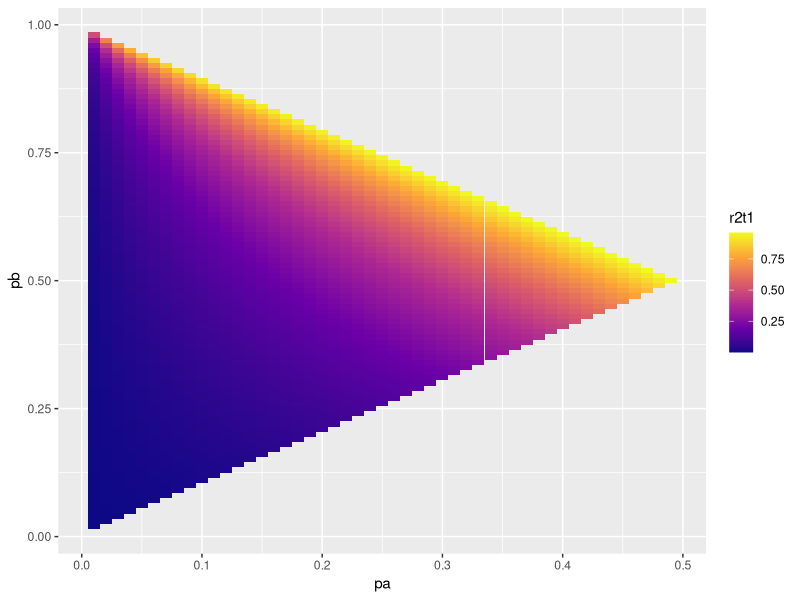
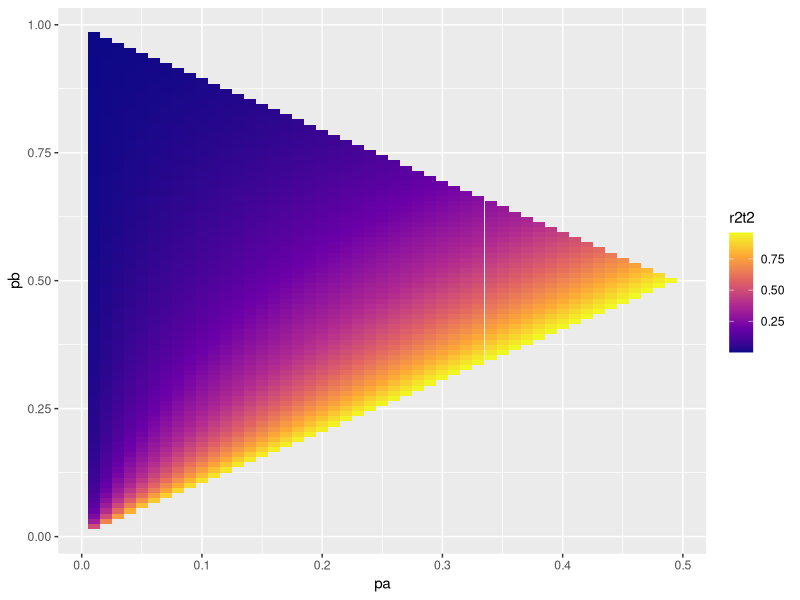
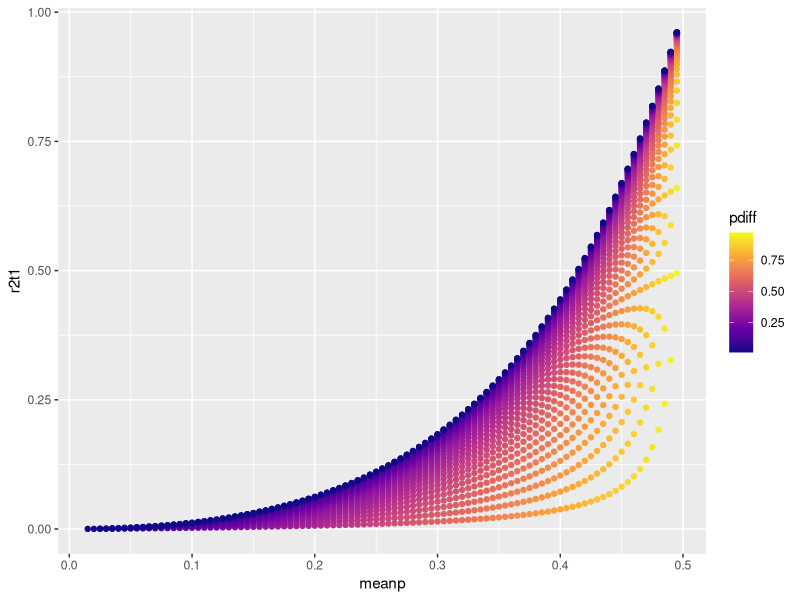
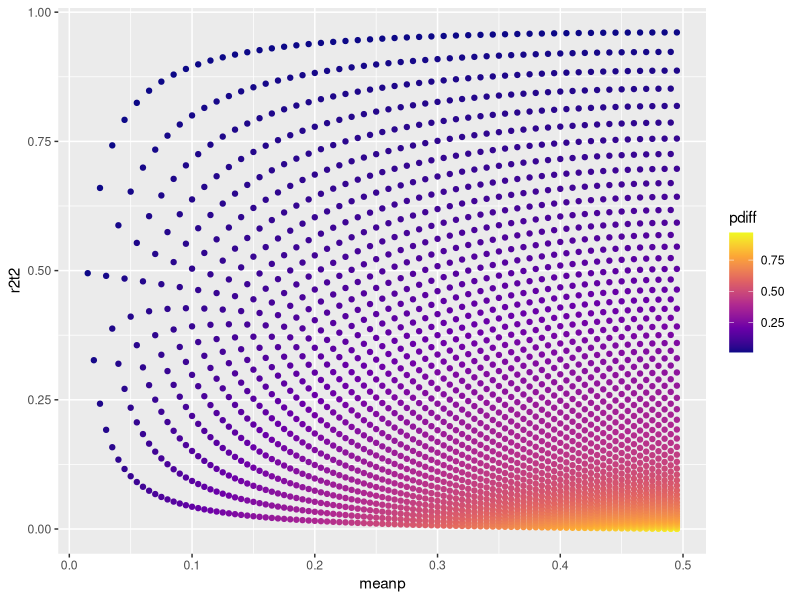
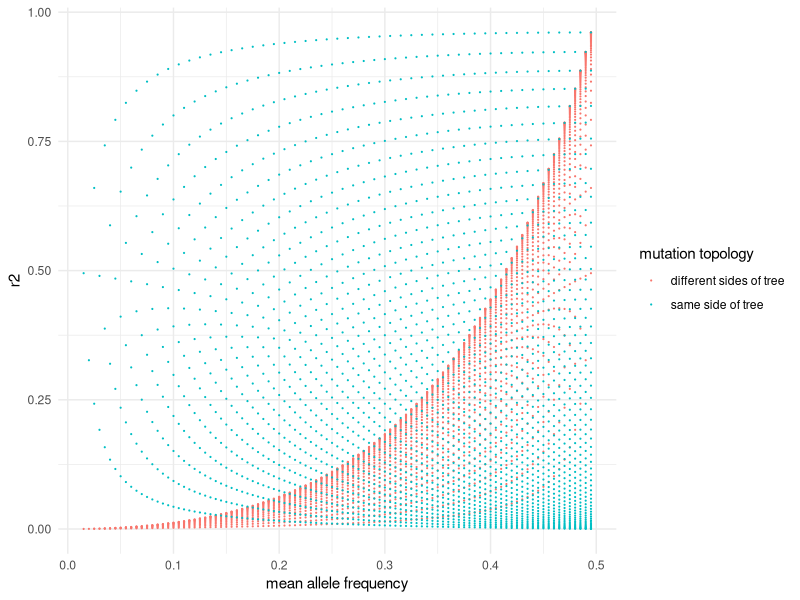
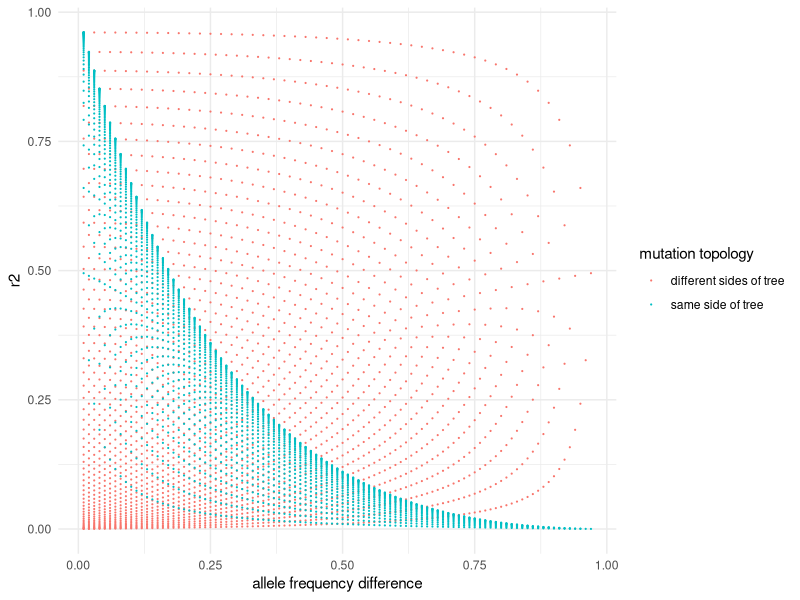
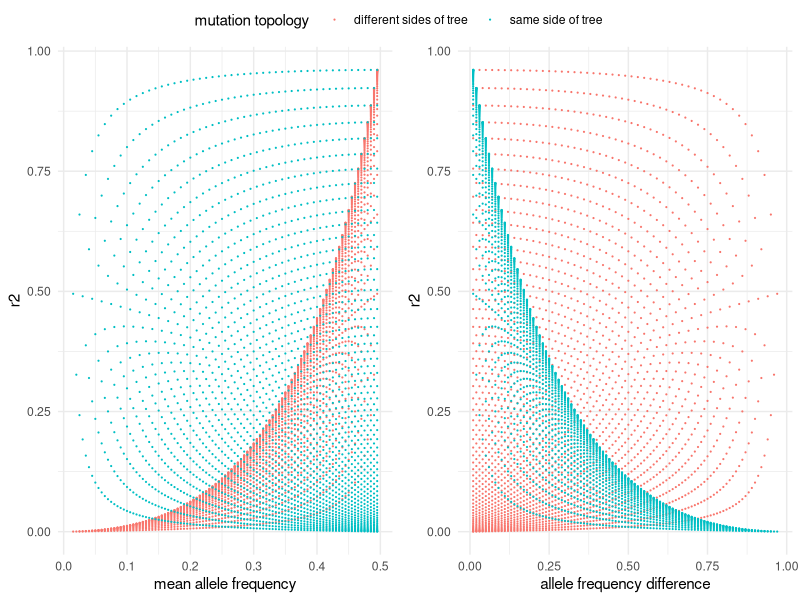

Generate these figures, in order, with R:
## ---- chunk 1
library(tidyverse)
library(gridExtra)
library(ggpubr)
## ---- chunk 2
pas <- seq(0.01,0.99,0.01)
pbs <- seq(0.01,0.99,0.01)

# calculate r2 when the two mutations fall on different sides of the tree
calc_r2_t1 <- function(pa,pb){
  r2 <- (pa*pb)/((1-pa)*(1-pb))
  return(r2)
}
# calculate r2 when the two mutations fall on the same side of the tree
# (one above the other)
calc_r2_t2 <- function(pa,pb){
  r2 <- (pa*(1-pb))/((1-pa)*pb)
  return(r2)
}

calc_r2_t1(0.1,0.4)
calc_r2_t2(0.1,0.4)
## ---- chunk 3
rs <- expand_grid(pa=pas,pb=pbs) %>%
  filter(pa+pb<1,pa<pb) %>% # let's take b to be the most frequent mutation
  rowwise() %>%
  mutate(r2t1=calc_r2_t1(pa,pb),
         r2t2=calc_r2_t2(pa,pb),
         meanp=(pa+pb)/2,
         pdiff=pb-pa) %>%
  ungroup()

head(rs)
## ---- chunk 4
p1 <- rs %>% 
  ggplot(aes(x=pa,y=pb,fill=r2t1)) +
  geom_tile(size=0.2) +
  scale_fill_viridis_c(option = "plasma") 
p2 <- rs %>% 
  ggplot(aes(x=pa,y=pb,fill=r2t2)) +
  geom_tile(size=0.2) +
  scale_fill_viridis_c(option = "plasma") 
## ---- chunk 5
p1
## ---- chunk 6
p2
## ---- chunk 7
rs %>% 
  ggplot(aes(x=meanp,y=r2t1,col=pdiff)) +
  geom_point() + scale_color_viridis_c(option = "plasma") 
## ---- chunk 8
rs %>% 
  ggplot(aes(x=meanp,y=r2t2,col=pdiff)) +
  geom_point() + scale_color_viridis_c(option = "plasma") 
## ---- chunk 9
(rs %>% 
  ggplot(aes(x=meanp)) +
  geom_point(aes(y=r2t1,col="different sides of tree"),size=0.1) +
  geom_point(aes(y=r2t2,col="same side of tree"),size=0.1) +
  labs(x="mean allele frequency",
     y="r2",
     col="mutation topology") +
  theme_minimal() -> p1)
## ---- chunk 10
(rs %>% 
  ggplot(aes(x=pdiff)) +
  geom_point(aes(y=r2t1,col="different sides of tree"),size=0.1) +
  geom_point(aes(y=r2t2,col="same side of tree"),size=0.1) +
  labs(x="allele frequency difference",
       y="r2",
       col="mutation topology") +
  theme_minimal() -> p2)
## ---- chunk 11
ggarrange(p1,p2,common.legend = T) %>% ggsave(filename="linkage_plots.pdf",device="pdf",height = 3)
